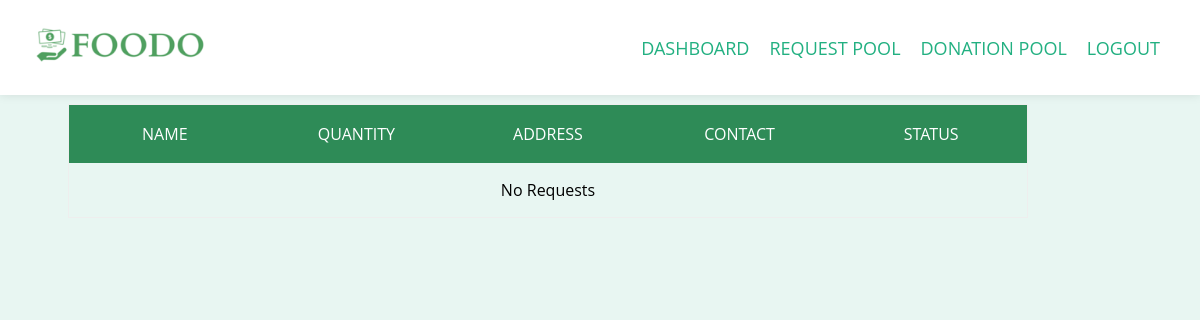
/Requestlist (signed in), run on an earlier commit of the app's database.
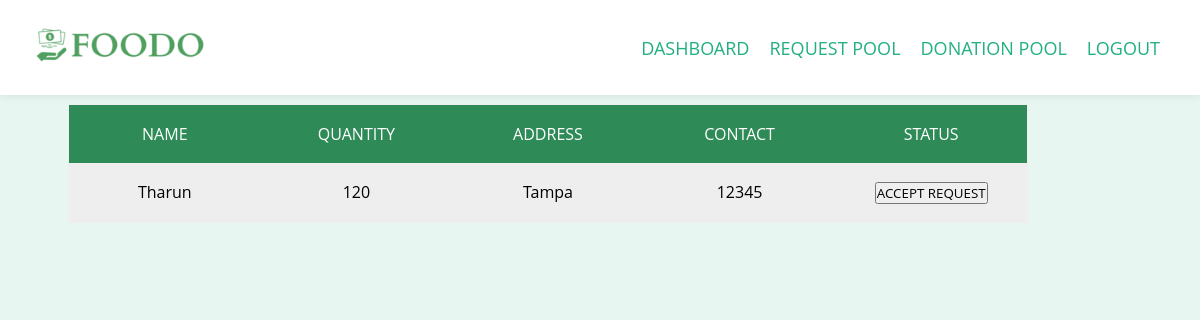
And on a later commit of the database.
### tables this page shows
CREATE TABLE Requests (requestid INTEGER PRIMARY KEY ,name TEXT,quantity TEXT, location TEXT,contact TEXT,uid TEXT,donorid TEXT,status TEXT, FOREIGN KEY(uid) REFERENCES Users(uid));

### app.py (the view)
@app.route("/Requestlist")
def Requestlist():
    if request.method == 'GET':
        con = sqlite3.connect('database.db')
        try:
            with sqlite3.connect("database.db") as con:
                uid = int(session['uid'])
                cur = con.cursor()
                cur.execute(
                    "SELECT * FROM Requests where donorid IS NULL and uid!=(?)", (str(uid)))
                con.commit()
                requestlist = cur.fetchall()
                msg = "Record successfully added"
        except Exception as e:
            con.rollback()
            msg = str(e)
        finally:
            con.close()
        return render_template('Request.html', requestlist=requestlist)

### templates/Request.html (shortened to what this page needs)
<!DOCTYPE html>
<html>
  <head>
    <link
      rel="stylesheet"
      href="{{ url_for('static', filename='css/style.css') }}"
    />
  </head>
  <div>
    <body>
      <nav class="navbar">
        <div class="nav-container">
          <a href="#" class="nav-logo"
            ><img src="Logo2.ico" alt="logo" class="logo"
          /></a>
          <div class="nav-menu">
            <ul class="nav-list">
              <li class="nav-item">
                <a
                  href="{{ url_for('.Dashboard', _anchor='exactlocation') }}"
                  class="nav-link"
                  >DASHBOARD</a
                >
              </li>
              <li class="nav-item">
                <a
                  href="{{ url_for('.Requestlist', _anchor='exactlocation') }}"
                  class="nav-link"
                  >REQUEST POOL</a
                >
              </li>
              <li class="nav-item">
                <a
                  href="{{ url_for('.Donationlist', _anchor='exactlocation') }}"
                  class="nav-link"
                  >DONATION POOL</a
                >
              </li>
              <li class="nav-item">
                <a
                  href="{{ url_for('.homeiu', _anchor='exactlocation') }}"
                  class="nav-link"
                  >LOGOUT</a
                >
              </li>
            </ul>
          </div>
        </div>
      </nav>
      <div>
        <div class="table">
          <div class="table-header">
            <div class="header__item">
              <a id="name" class="filter__link" href="#">Name</a>
            </div>
            <div class="header__item">
              <a id="wins" class="filter__link filter__link--number" href="#"
                >Quantity</a
              >
            </div>
            <div class="header__item">
              <a id="wins" class="filter__link filter__link--number" href="#"
                >Address</a
              >
            </div>
            <div class="header__item">
              <a id="wins" class="filter__link filter__link--number" href="#"
                >Contact</a
              >
            </div>
            <div class="header__item">
              <a id="wins" class="filter__link filter__link--number" href="#"
                > Status</a
              >
            </div>
          </div>
          <div class="table-content">
            {% if requestlist %}
            {% for row in requestlist %}
            <div class="table-row">
              <div class="table-data">{{row[1]}}</div>
              <div class="table-data">{{row[2]}}</div>
              <div class="table-data">{{row[3]}}</div>
              <div class="table-data">{{row[4]}}</div>
              <div class="table-data">
                <div class="signform-btn">
                  <button
                    class="signform-submit-btn-green-req"
                    id="signform-submit-btn-green"
                    type="submit"
                    value="{{row[0]}}"
                  >
                    ACCEPT REQUEST
                  </button>
                </div>
              </div>
            </div>
            {% endfor %}
            {% else %}
            <p style="text-align:center;">No Requests</p>
            {% endif %}
          </div>
        </div>
      </div>
    </body>
  </div>
</html>

### static/css/style.css (style rules this page uses)
* { background-color: #008CBA margin: 10px; padding: 0px; box-sizing: border-box; font-family: "Open Sans", sans-serif; }
body { width: 100vw; background: rgba(34, 176, 129, 0.1); background-position: center; background-size: cover; height: 100vh; background-attachment: scroll; }
body, html { overflow-x: hidden; }
a { text-decoration: none; }
::placeholder { color: black; }
.navbar { background-color: white; padding: 20px; box-shadow: 0px 0px 10px rgba(0, 0, 0, 0.1); position: fixed; top: 0; left: 0; width: 100%; z-index: 9999; }
.nav-container { display: flex; align-items: center; justify-content: space-between; max-width: 100%; margin: 0 auto; }
.nav-logo .logo { height: 50px; width: 200px; object-fit: cover; }
.nav-menu { display: flex; align-items: center; }
.nav-list { list-style: none; margin: 0; padding: 0; display: flex; }
.nav-item { margin-right: 20px; color: white; }
.nav-link { font-size: 18px; color: #22b081; text-decoration: none; transition: all 0.3s ease-in-out; }
.signform-btn { display: inline-flexbox; }
.table { margin-top: 8%; width: 80%; border: 1px solid #eee; margin-left: 5%; }
.table-header { display: flex; width: 100%; background: #2E8B57; padding: 18px 0; }
.table-row { display: flex; width: 100%; padding: 18px 0; }
.table-row:nth-of-type(odd) { background: #eee; }
.table-data, .header__item { flex: 1 1 20%; text-align: center; }
.header__item { text-transform: uppercase; }
.filter__link { color: white; text-decoration: none; position: relative; display: inline-block; padding-left: 24px; padding-right: 24px; }
.filter__link::after { content: ''; position: absolute; right: -18px; color: white; font-size: 12px; top: 50%; transform: translateY(-50%); }

What changed in the data, as far as the page shows it:
added Requests: name "Tharun", quantity "120", location "Tampa", contact "12345", {{ row[0] }} 18 (drawn)
Also different on the page:
text no longer shown: "No Requests"
